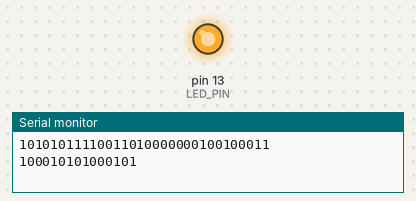
A sketch run on a simulated Arduino Uno, built with avr-gcc and run on an emulated ATmega328P. Shown: output pins drawn as LEDs (lit = HIGH), the last lines printed to the serial monitor.

Above: at 0.5 s.
At 15.0 s:
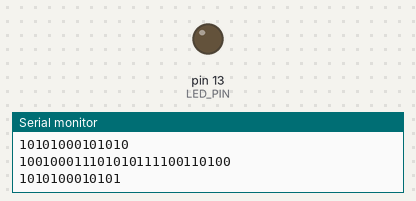
Timing chart, 0 to 41.7 s (numbered marks = the images above):
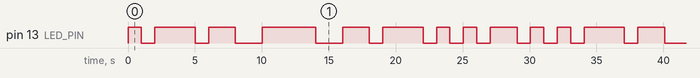

Measured:
- by itself, pin 13 (LED_PIN): repeats every 32.1 s: LOW 1.0 s, HIGH 3.0 s, LOW 1.0 s, HIGH 2.0 s, LOW 2.0 s, HIGH 4.0 s, LOW 2.0 s, HIGH 2.0 s, LOW 1.0 s, HIGH 3.0 s, 2 × (LOW 1.0 s, HIGH 1.0 s), LOW 1.0 s, HIGH 2.0 s, 2 × (LOW 1.0 s, HIGH 1.0 s)
- by itself, everything shown: repeats every 32.1 s, in 20 steps

The sketch:

UsingTemplates.ino
```cpp
/*

  UsingTemplates
  Simple demonstration of C++ template functions

  For info and circuit diagrams see https://github.com/tardate/LittleArduinoProjects/tree/main/playground/UsingTemplates

 */

#include "template_functions.hpp"

const int LED_PIN = 13;

/*
 * Command: one-time setup
 */
void setup() {
  Serial.begin(115200);
  while (!Serial) {}
  pinMode(LED_PIN, OUTPUT);
}

/*
 * Command: main loop
 */
void loop() {
  static boolean output = HIGH;
  static uint32_t value1 = 0xabcd0123u;
  static uint16_t value2 = 0x4545u;
  bool wrap1;
  bool wrap2;

  Serial.println(value1, BIN);
  Serial.println(value2, BIN);
  wrap1 = circularShift(value1);
  wrap2 = circularShift(value2);
  if (wrap1 || wrap2) {
    digitalWrite(LED_PIN, output);
    output = !output;
  }
  delay(1000);
}
```

template_functions.hpp
```cpp
#pragma once

template<typename Value>
bool circularShift(Value &value) {
  const bool firstSet = (value & 0b1u);
  value >>= 1;
  if (firstSet) {
    value |= static_cast<Value>(0b1u) << (sizeof(Value)*8-1);
  }
  return firstSet;
}
```
